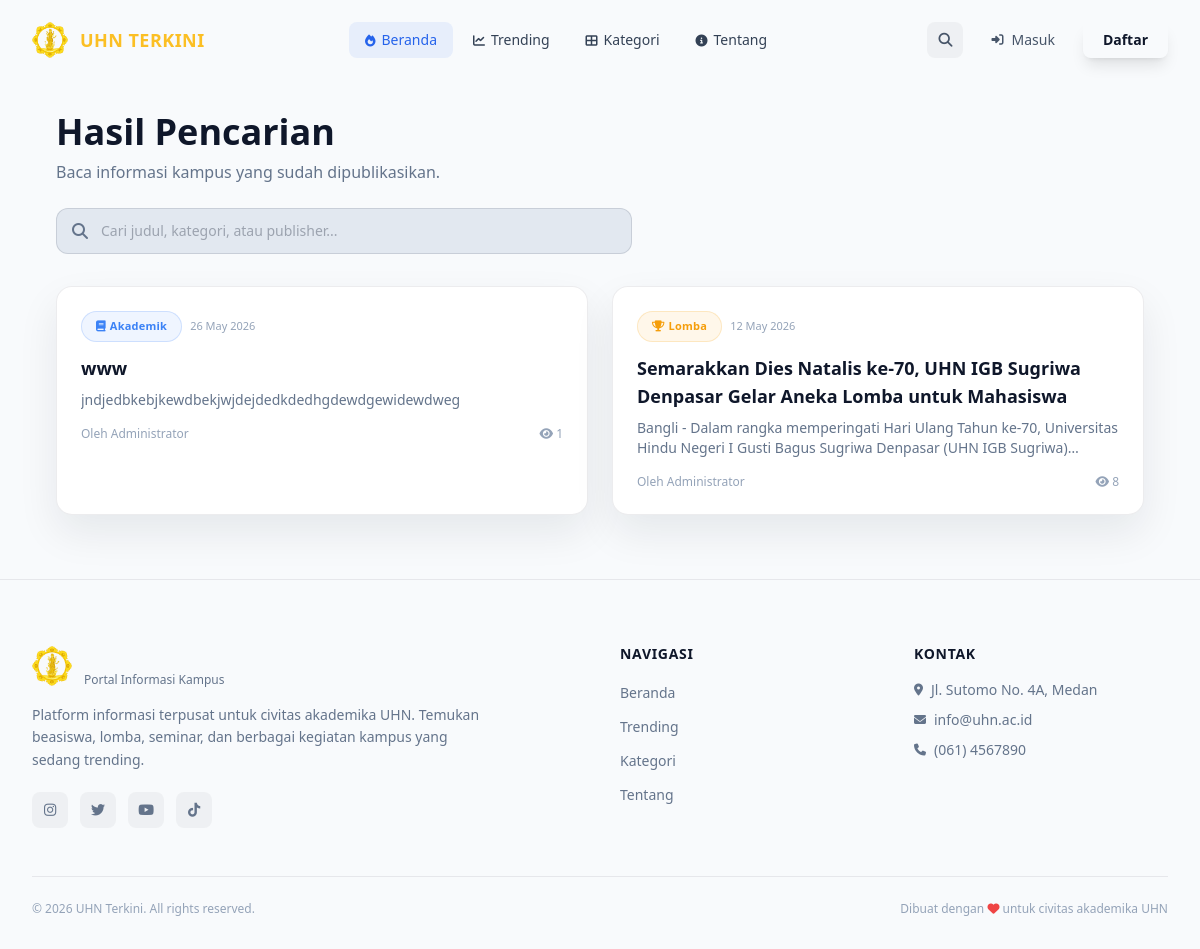
The app's page /user/index.php with its own data.
### tables this page shows
CREATE TABLE `informasi` (
  `id` int NOT NULL,
  `judul` varchar(255) NOT NULL,
  `slug` varchar(255) NOT NULL,
  `sumber` varchar(100) DEFAULT NULL,
  `deskripsi` text NOT NULL,
  `gambar` varchar(255) DEFAULT NULL,
  `deadline` date DEFAULT NULL,
  `category_id` int DEFAULT NULL,
  `user_id` int DEFAULT NULL,
  `is_urgent` tinyint(1) DEFAULT '0',
  `status` enum('pending','approved','rejected') DEFAULT 'pending',
  `views` int DEFAULT '0',
  `created_at` timestamp NULL DEFAULT CURRENT_TIMESTAMP,
  `updated_at` timestamp NULL DEFAULT CURRENT_TIMESTAMP ON UPDATE CURRENT_TIMESTAMP
);

CREATE TABLE `categories` (
  `id` int NOT NULL,
  `nama` varchar(100) NOT NULL,
  `slug` varchar(100) NOT NULL,
  `icon` varchar(50) DEFAULT 'fas fa-folder',
  `warna` varchar(7) DEFAULT '#6366f1',
  `created_at` timestamp NULL DEFAULT CURRENT_TIMESTAMP
);

CREATE TABLE `users` (
  `id` int NOT NULL,
  `nama` varchar(100) NOT NULL,
  `email` varchar(100) NOT NULL,
  `password` varchar(255) NOT NULL,
  `role` enum('admin','publisher','mahasiswa') DEFAULT 'mahasiswa',
  `no_hp` varchar(20) DEFAULT NULL,
  `fakultas` varchar(50) DEFAULT NULL,
  `ormawa` varchar(100) DEFAULT NULL,
  `ukm_id` int DEFAULT NULL,
  `periode` varchar(50) DEFAULT NULL,
  `foto_profil` varchar(255) DEFAULT NULL,
  `is_active` tinyint(1) DEFAULT '1',
  `created_at` timestamp NULL DEFAULT CURRENT_TIMESTAMP,
  `updated_at` timestamp NULL DEFAULT CURRENT_TIMESTAMP ON UPDATE CURRENT_TIMESTAMP
);

### user/index.php (the view, shortened to what this page needs)
<?php
require_once __DIR__ . '/../config/database.php';
$search = trim($_GET['search'] ?? '');
$sql = "SELECT i.*, c.nama as kategori, c.icon as kategori_icon, c.warna as kategori_warna, u.nama as publisher_nama
    FROM informasi i
    LEFT JOIN categories c ON i.category_id = c.id
    LEFT JOIN users u ON i.user_id = u.id
    WHERE i.status = 'approved'";
$params = [];
$types = '';
$sql .= " ORDER BY i.created_at DESC";
if (!empty($params)) {
    $stmt = $conn->prepare($sql);
    $stmt->bind_param($types, ...$params);
    $stmt->execute();
    $items = $stmt->get_result();
    $stmt->close();
} else {
    $items = $conn->query($sql);
}
?>
<?php include __DIR__ . '/../includes/header.php'; ?>
<?php include __DIR__ . '/../includes/navbar.php'; ?>
<section class="pt-28 pb-16">
    <div class="max-w-6xl mx-auto px-4 sm:px-6 lg:px-8">
        <div class="mb-6">
            <h1 class="text-3xl sm:text-4xl font-bold font-space text-dark-100">Hasil Pencarian</h1>
            <p class="text-dark-400 mt-2">Baca informasi kampus yang sudah dipublikasikan.</p>
        </div>
        <form method="GET" class="mb-8">
            <div class="relative max-w-xl">
                <i class="fas fa-search absolute left-4 top-1/2 -translate-y-1/2 text-dark-400"></i>
                <input type="text" name="search" value="<?= htmlspecialchars($search) ?>" placeholder="Cari judul, kategori, atau publisher..." class="w-full pl-11 pr-4 py-3 rounded-xl bg-dark-800 border border-white/10 text-dark-100 placeholder-dark-500 text-sm focus:outline-none focus:border-primary-500/50 focus:ring-2 focus:ring-primary-500/20 transition-all">
            </div>
        </form>
        <?php if ($items->num_rows > 0): ?>
            <div class="grid grid-cols-1 md:grid-cols-2 gap-6">
                <?php while ($row = $items->fetch_assoc()): ?>
                    <a href="/user/detail.php?id=<?= $row['id'] ?>" class="glass-card rounded-2xl p-6 hover:translate-y-[-3px] transition-all">
                        <div class="flex items-center gap-2 mb-3">
                            <?php if ($row['kategori']): ?>
                                <span class="category-chip text-[11px]" style="background: <?= $row['kategori_warna'] ?>15; color: <?= $row['kategori_warna'] ?>; border-color: <?= $row['kategori_warna'] ?>30;">
                                    <i class="<?= $row['kategori_icon'] ?> mr-1"></i><?= htmlspecialchars($row['kategori']) ?>
                                </span>
                            <?php endif; ?>
                            <span class="text-[11px] text-dark-500"><?= date('d M Y', strtotime($row['created_at'])) ?></span>
                        </div>
                        <h3 class="text-lg font-semibold text-dark-100 mb-2 line-clamp-2"><?= htmlspecialchars($row['judul']) ?></h3>
                        <p class="text-sm text-dark-400 line-clamp-2">
                            <?= htmlspecialchars(strip_tags($row['deskripsi'])) ?>
                        </p>
                        <div class="mt-4 flex items-center justify-between text-xs text-dark-500">
                            <span>Oleh <?= htmlspecialchars($row['publisher_nama'] ?? 'Publisher') ?></span>
                            <span><i class="fas fa-eye"></i> <?= number_format($row['views']) ?></span>
                        </div>
                    </a>
                <?php endwhile; ?>
            </div>
        <?php endif; ?>
    </div>
</section>
<?php include __DIR__ . '/../includes/footer.php'; ?>

### assets/css/style.css (style rules this page uses)
:root { --primary: #6366f1; --primary-light: #818cf8; --accent: #0ea5e9; --dark-900: #0f172a; --dark-950: #020617; --glow-primary: 0 0 30px rgba(99,102,241,0.3); --glow-accent: 0 0 30px rgba(14,165,233,0.3); --app-bg: #f8fafc; --app-text: #0f172a; }
@media (prefers-color-scheme: light) { :root { --app-bg: #f8fafc; --app-text: #0f172a; } }
html.theme-light { --app-bg: #f8fafc; --app-text: #0f172a; }
html.theme-light body { background-color: var(--app-bg) !important; color: var(--app-text) !important; }
html.theme-light .text-dark-100 { color: var(--app-text) !important; }
html.theme-light .text-dark-400 { color: #64748b !important; }
html.theme-light .text-dark-500 { color: #94a3b8 !important; }
html.theme-light .bg-dark-800 { background-color: #e2e8f0 !important; }
html.theme-light .border-white\/10 { border-color: rgba(15,23,42,0.12) !important; }
html.theme-light .glass-card, html.theme-light .trending-card, html.theme-light .auth-card { background: #ffffff; border-color: rgba(15,23,42,0.08); box-shadow: 0 18px 40px rgba(15,23,42,0.08); }
html { scroll-behavior: smooth; }
.glass-card { background: rgba(255,255,255,0.03); backdrop-filter: blur(10px); -webkit-backdrop-filter: blur(10px); border: 1px solid rgba(255,255,255,0.06); transition: all 0.4s cubic-bezier(0.16, 1, 0.3, 1); }
.category-chip { padding: 0.375rem 0.875rem; border-radius: 9999px; font-size: 0.75rem; font-weight: 600; letter-spacing: 0.02em; transition: all 0.3s; border: 1px solid rgba(255,255,255,0.1); cursor: pointer; }
.line-clamp-2 { overflow: hidden; display: -webkit-box; -webkit-box-orient: vertical; -webkit-line-clamp: 2; line-clamp: 2; }

### records on screen
informasi: category.nama "Akademik", created_at "26 May 2026", judul "www", deskripsi "jndjedbkebjkewdbekjwjdejdedkdedhgdewdgewidewdweg", user.nama "Administrator", views "1"
informasi: category.nama "Lomba", created_at "12 May 2026", judul "Semarakkan Dies Natalis ke-70, UHN IGB Sugriwa Denpasar Gelar Aneka Lomba untuk Mahasiswa", deskripsi "Bangli - Dalam rangka memperingati Hari Ulang Tahun ke-70, Universitas Hindu Negeri I Gusti Bagus Sugriwa Denpasar (UHN IGB…", user.nama "Administrator", views "8"
